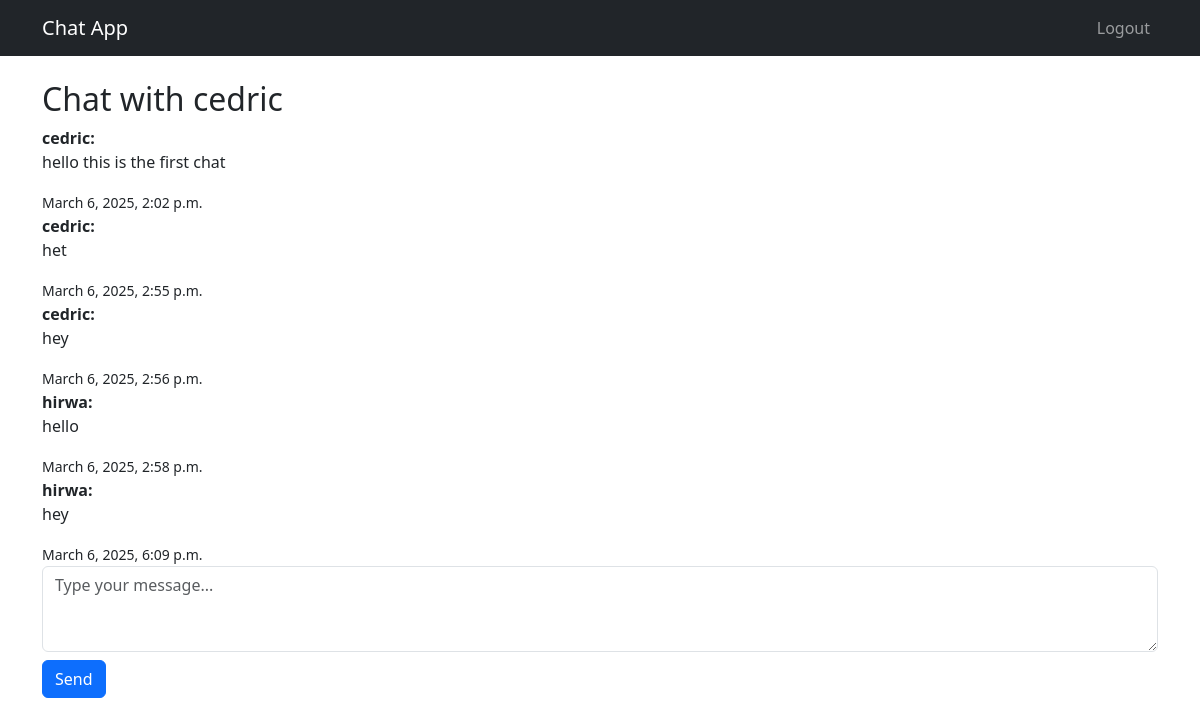
The app's page /chat/chat/1/ (signed in) with its own data.
### chat/models.py (models this page shows, shortened)
class ChatSession(models.Model):
    user1 = models.ForeignKey(User, on_delete=models.CASCADE, related_name="chats_as_user1")
    user2 = models.ForeignKey(User, on_delete=models.CASCADE, related_name="chats_as_user2")
    created_at = models.DateTimeField(auto_now_add=True)
    class Meta:
        unique_together = ('user1', 'user2')  # Ensure only one chat session per user pair

class Message(models.Model):
    chat = models.ForeignKey(ChatSession, on_delete=models.CASCADE, related_name="messages")
    sender = models.ForeignKey(User, on_delete=models.CASCADE)
    content = models.TextField()
    timestamp = models.DateTimeField(auto_now_add=True)

### users/models.py (models this page shows)
class CustomUser(AbstractUser):
    profile_picture = models.ImageField(upload_to='profile_pics/', blank=True, null=True)

### chat/views.py (the view)
# urls.py: path('chat/<int:chat_id>/', views.chat_detail, name='chat_detail'),
@login_required
def chat_detail(request, chat_id):
    chat_session = get_object_or_404(ChatSession, id=chat_id)
    if request.user not in [chat_session.user1, chat_session.user2]:
        return redirect('chat_home')
    messages = Message.objects.filter(chat=chat_session).order_by('timestamp')
    return render(request, 'chat/chat_detail.html', {'chat_session': chat_session, 'messages': messages})

### chat/templates/chat/chat_detail.html (shortened to what this page needs)
{% extends 'base.html' %}
{% load static %}
{% block content %}
<h2>Chat with {% if chat_session.user1 == user %}{{ chat_session.user2.username }}{% else %}{{ chat_session.user1.username }}{% endif %}</h2>
<div class="chat-box" id="chat-box">
    {% for message in messages %}
        <div class="message">
            <strong>{{ message.sender }}:</strong>
            <p>{{ message.content }}</p>
            <small>{{ message.timestamp }}</small>
        </div>
    {% endfor %}
</div>
<form id="message-form">
    <textarea id="message-input" class="form-control" rows="3" placeholder="Type your message..." required></textarea>
    <button type="submit" class="btn btn-primary mt-2">Send</button>
</form>
{% endblock %}

### records on screen
ChatSession: user1.username "cedric"
Message: sender "cedric", content "hello this is the first chat", timestamp "March 6, 2025, 2:02 p.m."
Message: sender "cedric", content "het", timestamp "March 6, 2025, 2:55 p.m."
Message: sender "cedric", content "hey", timestamp "March 6, 2025, 2:56 p.m."
Message: sender "hirwa", content "hello", timestamp "March 6, 2025, 2:58 p.m."
Message: sender "hirwa", content "hey", timestamp "March 6, 2025, 6:09 p.m."
